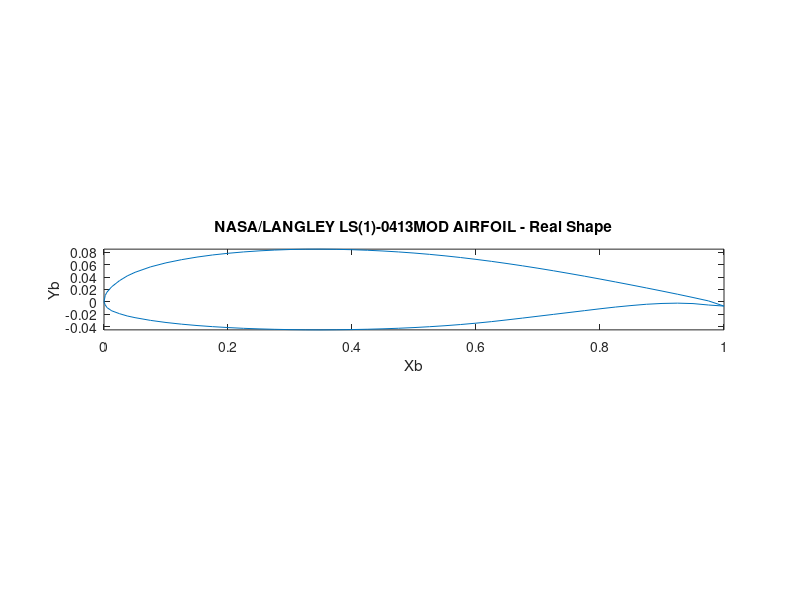

Recreate this plot in MATLAB. (Note: this script raises an error after producing the figure.)
clc
clear
disp('****************************************************************')
disp('***            NASA/LANGLEY LS(1)-0413MOD AIRFOIL            ***')
disp('****************************************************************')
fprintf ('\n')
disp('Coefficients of Lift/Drag values for different angles of attack:')
disp('----------------------------------------------------------------')

%% Initial declarations
% Define all constants
Vinf = 10; % Freestream velocity
c = 1.0; % Chord length 

% Call function to get X, Y locations for the airfoil
data = load('NASA_LS(1)_0413MOD_DATA_POINTS.dat');
Xb = data(:, 1);
Yb = flip(data(:, 2));

% Plot the airfoil geometry based on the data
figure;
plot(Xb, Yb) % Plot airfoil based on the data
xlabel('Xb')
ylabel('Yb')
title('NASA/LANGLEY LS(1)-0413MOD AIRFOIL - Real Shape')
axis image

%% Determine cl/cd with varying angles of attack
angle_of_attack = [0 3 6 9 12]; % 5 Different Angles of Attack
for i = 1:length(angle_of_attack)
    print = ['At "', num2str(angle_of_attack(i)), ' deg":'];
    disp(print)
    [c_l, c_d] = VORTEX_PANEL_FUNCTION(Xb, Yb, Vinf, c, angle_of_attack(i)); % Call Vortex Panel Method function
    CL(i) = c_l; % Store this value for c_l
    CD(i) = c_d; % Store this value for c_d
    printLift = ['C_L = ', num2str(CL(i), 6)];
    printDrag = ['C_D = ', num2str(CD(i), 6)];
    disp(printLift)
    disp(printDrag)
    fprintf('\n')
end

%% Plot C_L vs alpha for varying angles of attack
figure;
plot(angle_of_attack, CL, 'Linewidth', 2)
hold on
plot(angle_of_attack, CL, 'ko', 'Linewidth', 2)
title('NASA/LANGLEY LS(1)-0413MOD AIRFOIL: C_{L} vs \alpha')
xlabel('\alpha')
ylabel('C_{L}')
cl_values = {num2str(CL(1)), num2str(CL(2)), num2str(CL(3)), num2str(CL(4)), num2str(CL(5))};
text(angle_of_attack + 0.1, CL - 0.025, cl_values)
grid on
hold off

%% Plot C_D vs alpha for varying angles of attack
figure;
plot(angle_of_attack, CD, 'Linewidth', 2)
hold on
plot(angle_of_attack, CD, 'ko', 'Linewidth', 2)
title('NASA/LANGLEY LS(1)-0413MOD AIRFOIL: C_{D} vs \alpha')
xlabel('\alpha')
ylabel('C_{D}')
cl_values = {num2str(CD(1)), num2str(CD(2)), num2str(CD(3)), num2str(CD(4)), num2str(CD(5))};
text(angle_of_attack + 0.1, CD - 0.001, cl_values)
grid on
hold off
